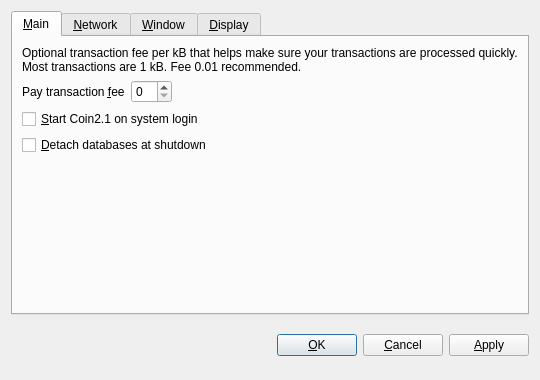
<?xml version="1.0" encoding="UTF-8"?>
<ui version="4.0">
 <class>OptionsDialog</class>
 <widget class="QDialog" name="OptionsDialog">
  <property name="geometry">
   <rect>
    <x>0</x>
    <y>0</y>
    <width>540</width>
    <height>380</height>
   </rect>
  </property>
  <property name="windowTitle">
   <string>Options</string>
  </property>
  <property name="modal">
   <bool>true</bool>
  </property>
  <layout class="QVBoxLayout" name="verticalLayout">
   <item>
    <widget class="QTabWidget" name="tabWidget">
     <property name="tabPosition">
      <enum>QTabWidget::North</enum>
     </property>
     <property name="currentIndex">
      <number>0</number>
     </property>
     <widget class="QWidget" name="tabMain">
      <attribute name="title">
       <string>&amp;Main</string>
      </attribute>
      <layout class="QVBoxLayout" name="verticalLayout_Main">
       <item>
        <widget class="QLabel" name="transactionFeeInfoLabel">
         <property name="text">
          <string>Optional transaction fee per kB that helps make sure your transactions are processed quickly. Most transactions are 1 kB. Fee 0.01 recommended.</string>
         </property>
         <property name="textFormat">
          <enum>Qt::PlainText</enum>
         </property>
         <property name="wordWrap">
          <bool>true</bool>
         </property>
        </widget>
       </item>
       <item>
        <layout class="QHBoxLayout" name="horizontalLayout_Main">
         <item>
          <widget class="QLabel" name="transactionFeeLabel">
           <property name="text">
            <string>Pay transaction &amp;fee</string>
           </property>
           <property name="textFormat">
            <enum>Qt::PlainText</enum>
           </property>
           <property name="buddy">
            <cstring>transactionFee</cstring>
           </property>
          </widget>
         </item>
         <item>
          <widget class="BitcoinAmountField" name="transactionFee"/>
         </item>
         <item>
          <spacer name="horizontalSpacer_Main">
           <property name="orientation">
            <enum>Qt::Horizontal</enum>
           </property>
           <property name="sizeHint" stdset="0">
            <size>
             <width>40</width>
             <height>20</height>
            </size>
           </property>
          </spacer>
         </item>
        </layout>
       </item>
       <item>
        <widget class="QCheckBox" name="bitcoinAtStartup">
         <property name="toolTip">
          <string>Automatically start Coin2.1 after logging in to the system.</string>
         </property>
         <property name="text">
          <string>&amp;Start Coin2.1 on system login</string>
         </property>
        </widget>
       </item>
       <item>
        <widget class="QCheckBox" name="detachDatabases">
         <property name="toolTip">
          <string>Detach block and address databases at shutdown. This means they can be moved to another data directory, but it slows down shutdown. The wallet is always detached.</string>
         </property>
         <property name="text">
          <string>&amp;Detach databases at shutdown</string>
         </property>
        </widget>
       </item>
       <item>
        <spacer name="verticalSpacer_Main">
         <property name="orientation">
          <enum>Qt::Vertical</enum>
         </property>
         <property name="sizeHint" stdset="0">
          <size>
           <width>20</width>
           <height>40</height>
          </size>
         </property>
        </spacer>
       </item>
      </layout>
     </widget>
     <widget class="QWidget" name="tabNetwork">
      <attribute name="title">
       <string>&amp;Network</string>
      </attribute>
      <layout class="QVBoxLayout" name="verticalLayout_Network">
       <item>
        <widget class="QCheckBox" name="mapPortUpnp">
         <property name="toolTip">
          <string>Automatically open the Coin2.1 client port on the router. This only works when your router supports UPnP and it is enabled.</string>
         </property>
         <property name="text">
          <string>Map port using &amp;UPnP</string>
         </property>
        </widget>
       </item>
       <item>
        <widget class="QCheckBox" name="connectSocks">
         <property name="toolTip">
          <string>Connect to the Coin2.1 network through a SOCKS proxy (e.g. when connecting through Tor).</string>
         </property>
         <property name="text">
          <string>&amp;Connect through SOCKS proxy:</string>
         </property>
        </widget>
       </item>
       <item>
        <layout class="QHBoxLayout" name="horizontalLayout_Network">
         <item>
          <widget class="QLabel" name="proxyIpLabel">
           <property name="text">
            <string>Proxy &amp;IP:</string>
           </property>
           <property name="textFormat">
            <enum>Qt::PlainText</enum>
           </property>
           <property name="buddy">
            <cstring>proxyIp</cstring>
           </property>
          </widget>
         </item>
         <item>
          <widget class="QValidatedLineEdit" name="proxyIp">
           <property name="maximumSize">
            <size>
             <width>140</width>
             <height>16777215</height>
            </size>
           </property>
           <property name="toolTip">
            <string>IP address of the proxy (e.g. 127.0.0.1)</string>
           </property>
          </widget>
         </item>
         <item>
          <widget class="QLabel" name="proxyPortLabel">
           <property name="text">
            <string>&amp;Port:</string>
           </property>
           <property name="textFormat">
            <enum>Qt::PlainText</enum>
           </property>
           <property name="buddy">
            <cstring>proxyPort</cstring>
           </property>
          </widget>
         </item>
         <item>
          <widget class="QLineEdit" name="proxyPort">
           <property name="maximumSize">
            <size>
             <width>55</width>
             <height>16777215</height>
            </size>
           </property>
           <property name="toolTip">
            <string>Port of the proxy (e.g. 9050)</string>
           </property>
          </widget>
         </item>
         <item>
          <widget class="QLabel" name="socksVersionLabel">
           <property name="text">
            <string>SOCKS &amp;Version:</string>
           </property>
           <property name="textFormat">
            <enum>Qt::PlainText</enum>
           </property>
           <property name="buddy">
            <cstring>socksVersion</cstring>
           </property>
          </widget>
         </item>
         <item>
          <widget class="QValueComboBox" name="socksVersion">
           <property name="toolTip">
            <string>SOCKS version of the proxy (e.g. 5)</string>
           </property>
          </widget>
         </item>
         <item>
          <spacer name="horizontalSpacer_Network">
           <property name="orientation">
            <enum>Qt::Horizontal</enum>
           </property>
           <property name="sizeHint" stdset="0">
            <size>
             <width>40</width>
             <height>20</height>
            </size>
           </property>
          </spacer>
         </item>
        </layout>
       </item>
       <item>
        <spacer name="verticalSpacer_Network">
         <property name="orientation">
          <enum>Qt::Vertical</enum>
         </property>
         <property name="sizeHint" stdset="0">
          <size>
           <width>20</width>
           <height>40</height>
          </size>
         </property>
        </spacer>
       </item>
      </layout>
     </widget>
     <widget class="QWidget" name="tabWindow">
      <attribute name="title">
       <string>&amp;Window</string>
      </attribute>
      <layout class="QVBoxLayout" name="verticalLayout_Window">
       <item>
        <widget class="QCheckBox" name="minimizeToTray">
         <property name="toolTip">
          <string>Show only a tray icon after minimizing the window.</string>
         </property>
         <property name="text">
          <string>&amp;Minimize to the tray instead of the taskbar</string>
         </property>
        </widget>
       </item>
       <item>
        <widget class="QCheckBox" name="minimizeOnClose">
         <property name="toolTip">
          <string>Minimize instead of exit the application when the window is closed. When this option is enabled, the application will be closed only after selecting Quit in the menu.</string>
         </property>
         <property name="text">
          <string>M&amp;inimize on close</string>
         </property>
        </widget>
       </item>
       <item>
        <spacer name="verticalSpacer_Window">
         <property name="orientation">
          <enum>Qt::Vertical</enum>
         </property>
         <property name="sizeHint" stdset="0">
          <size>
           <width>20</width>
           <height>40</height>
          </size>
         </property>
        </spacer>
       </item>
      </layout>
     </widget>
     <widget class="QWidget" name="tabDisplay">
      <attribute name="title">
       <string>&amp;Display</string>
      </attribute>
      <layout class="QVBoxLayout" name="verticalLayout_Display">
       <item>
        <layout class="QHBoxLayout" name="horizontalLayout_1_Display">
         <item>
          <widget class="QLabel" name="langLabel">
           <property name="text">
            <string>User Interface &amp;language:</string>
           </property>
           <property name="textFormat">
            <enum>Qt::PlainText</enum>
           </property>
           <property name="buddy">
            <cstring>lang</cstring>
           </property>
          </widget>
         </item>
         <item>
          <widget class="QValueComboBox" name="lang">
           <property name="toolTip">
            <string>The user interface language can be set here. This setting will take effect after restarting Coin2.1.</string>
           </property>
          </widget>
         </item>
        </layout>
       </item>
       <item>
        <layout class="QHBoxLayout" name="horizontalLayout_2_Display">
         <item>
          <widget class="QLabel" name="unitLabel">
           <property name="text">
            <string>&amp;Unit to show amounts in:</string>
           </property>
           <property name="textFormat">
            <enum>Qt::PlainText</enum>
           </property>
           <property name="buddy">
            <cstring>unit</cstring>
           </property>
          </widget>
         </item>
         <item>
          <widget class="QValueComboBox" name="unit">
           <property name="toolTip">
            <string>Choose the default subdivision unit to show in the interface and when sending coins.</string>
           </property>
          </widget>
         </item>
        </layout>
       </item>
       <item>
        <widget class="QCheckBox" name="displayAddresses">
         <property name="toolTip">
          <string>Whether to show Coin2.1 addresses in the transaction list or not.</string>
         </property>
         <property name="text">
          <string>&amp;Display addresses in transaction list</string>
         </property>
        </widget>
       </item>
       <item>
        <spacer name="verticalSpacer_Display">
         <property name="orientation">
          <enum>Qt::Vertical</enum>
         </property>
         <property name="sizeHint" stdset="0">
          <size>
           <width>20</width>
           <height>40</height>
          </size>
         </property>
        </spacer>
       </item>
      </layout>
     </widget>
    </widget>
   </item>
   <item>
    <layout class="QHBoxLayout" name="horizontalLayout_Buttons">
     <item>
      <spacer name="horizontalSpacer_1">
       <property name="orientation">
        <enum>Qt::Horizontal</enum>
       </property>
       <property name="sizeHint" stdset="0">
        <size>
         <width>40</width>
         <height>48</height>
        </size>
       </property>
      </spacer>
     </item>
     <item>
      <widget class="QLabel" name="statusLabel">
       <property name="font">
        <font>
         <weight>75</weight>
         <bold>true</bold>
        </font>
       </property>
       <property name="text">
        <string/>
       </property>
       <property name="textFormat">
        <enum>Qt::PlainText</enum>
       </property>
       <property name="wordWrap">
        <bool>true</bool>
       </property>
      </widget>
     </item>
     <item>
      <spacer name="horizontalSpacer_2">
       <property name="orientation">
        <enum>Qt::Horizontal</enum>
       </property>
       <property name="sizeHint" stdset="0">
        <size>
         <width>40</width>
         <height>48</height>
        </size>
       </property>
      </spacer>
     </item>
     <item>
      <widget class="QPushButton" name="okButton">
       <property name="text">
        <string>&amp;OK</string>
       </property>
      </widget>
     </item>
     <item>
      <widget class="QPushButton" name="cancelButton">
       <property name="text">
        <string>&amp;Cancel</string>
       </property>
       <property name="autoDefault">
        <bool>false</bool>
       </property>
      </widget>
     </item>
     <item>
      <widget class="QPushButton" name="applyButton">
       <property name="text">
        <string>&amp;Apply</string>
       </property>
       <property name="autoDefault">
        <bool>false</bool>
       </property>
      </widget>
     </item>
    </layout>
   </item>
  </layout>
 </widget>
 <customwidgets>
  <customwidget>
   <class>BitcoinAmountField</class>
   <extends>QSpinBox</extends>
   <header>bitcoinamountfield.h</header>
  </customwidget>
  <customwidget>
   <class>QValueComboBox</class>
   <extends>QComboBox</extends>
   <header>qvaluecombobox.h</header>
  </customwidget>
  <customwidget>
   <class>QValidatedLineEdit</class>
   <extends>QLineEdit</extends>
   <header>qvalidatedlineedit.h</header>
  </customwidget>
 </customwidgets>
 <resources/>
 <connections/>
</ui>
